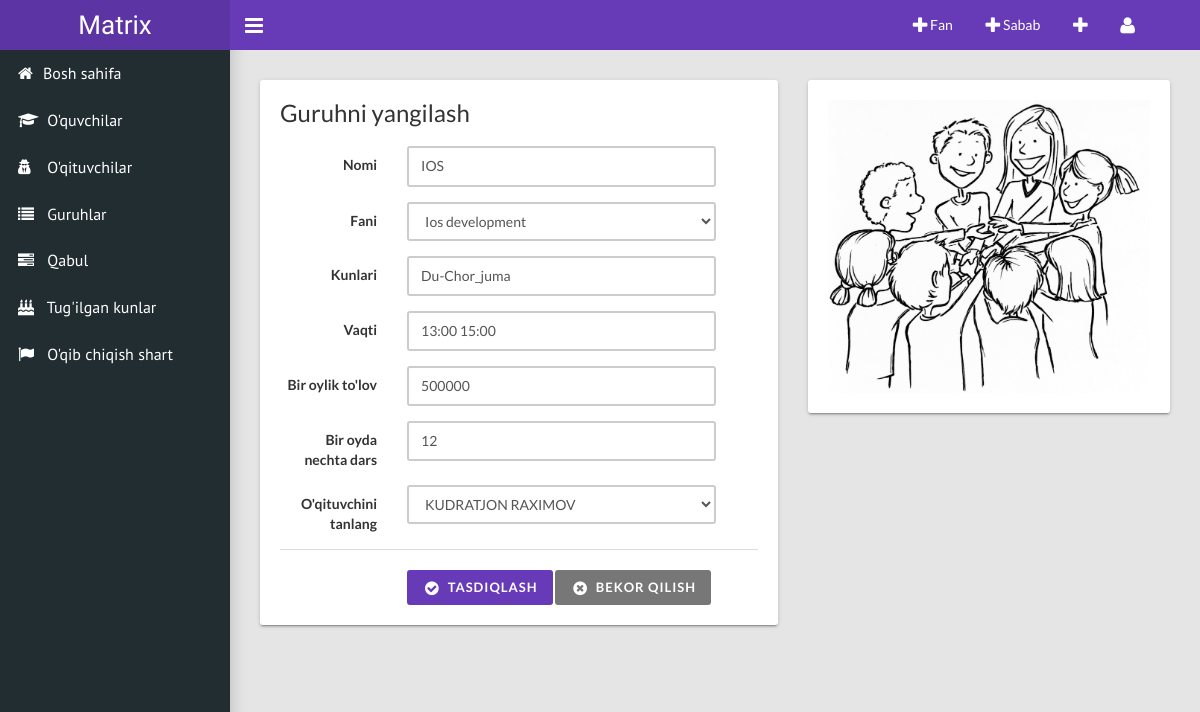
The app's page /update_group/2 with its own data.
### main/models.py (models this page shows, shortened)
class Group(models.Model):
    own = models.ForeignKey(User, related_name="own_group", on_delete=models.CASCADE, blank=True, null=True)
    teacher = models.ForeignKey(Teacher, related_name="group", on_delete=models.CASCADE, blank=True)
    name = models.CharField("Guruh nomi", max_length=350)
    subject = models.ForeignKey(Subjects, related_name="teachers_group", on_delete=models.CASCADE, blank=True)
    time = models.CharField("Vaqti", max_length=50)
    kunlari = models.CharField("Hafta kunlari", max_length=350)
    payment = models.PositiveIntegerField("To'lov", default=0)
    days_in_month = models.PositiveIntegerField("Kun soni", default=0)
    active = models.BooleanField("aktiv/aktiv emas", default=False)

### main/views.py (the view)
# urls.py: path("update_group/<pk>", GroupUpdateView.as_view(), name="update_group"),
class GroupUpdateView(UpdateView):
    model = Group
    form_class = CreateGroupForm
    success_url = '/groups/'
    template_name = "update_group.html"

### main/forms.py
class CreateGroupForm(forms.ModelForm):
    class Meta:
        model = Group
        fields = ['name','subject','kunlari','teacher','payment','days_in_month','time']

### main/context_pro.py (called while the page is built)
def students(request):
    context = {
        'teachers':Teacher.objects.all(),
        'student':Student.objects.all(),
    }
    return context

### main/models.py (called while the page is built)
    def __str__(self):
        return self.name

    def __str__(self):
        return f"{self.name} {self.surname}"

### templates/update_group.html (shortened to what this page needs)
{% extends 'wrapper.html' %}
{% load static %}
{% block content %}
<div class="content-wrapper">
<div class="row">
    <div class="col-md-7">
        <form method="POST" class="form-horizontal" enctype="multipart/form-data">{% csrf_token %}
            <div class="card">
                <h3 class="card-title">Guruhni yangilash</h3>
                <div class="card-body">
                    <div class="form-group">
                        <label class="control-label col-md-3">Nomi</label>
                        <div class="col-md-8">
                            <input value="{{form.name.value}}" name="name" class="form-control" type="text" placeholder="Nomini yozing">
                        </div>
                    </div>
                    <div class="form-group">
                        <label class="control-label col-md-3">Fani</label>
                        <div class="col-md-8">
                            {{form.subject}}
                        </div>
                    </div>
                    <div class="form-group">
                        <label class="control-label col-md-3">Kunlari</label>
                        <div class="col-md-8">
                            <input value="{{form.kunlari.value}}" name="kunlari" class="form-control" placeholder="Qaysi kunlarda bo'lishini yozing">
                        </div>
                    </div>
                    <div class="form-group">
                        <label class="control-label col-md-3">Vaqti</label>
                        <div class="col-md-8">
                            <input name="time" value="{{form.time.value}}" class="form-control" placeholder="13:00-15:00">
                        </div>
                    </div>
                    <div class="form-group">
                        <label class="control-label col-md-3">Bir oylik to'lov</label>
                        <div class="col-md-8">
                            <input value="{{form.payment.value}}" name="payment" type="number" class="form-control" placeholder="Bir oylik to'lovini yozing">
                        </div>
                    </div>
                    <div class="form-group">
                        <label class="control-label col-md-3">Bir oyda nechta dars</label>
                        <div class="col-md-8">
                            <input value="{{form.days_in_month.value}}" name="days_in_month" type="number" class="form-control" placeholder="Qaysi kunlarda bo'lishini yozing">
                        </div>
                    </div>
                    <div class="form-group">
                        <label class="control-label col-md-3">O'qituvchini tanlang</label>
                        <div class="col-md-8">
                            {{form.teacher}}
                        </div>
                    </div>
                </div>
                <div class="card-footer">
                    <div class="row">
                        <div class="col-md-8 col-md-offset-3">
                            <button class="btn btn-primary icon-btn" type="submit"><i class="fa fa-fw fa-lg fa-check-circle"></i>TASDIQLASH</button>
                            <a class="btn btn-default icon-btn" href="{% url 'main:home' %}"><i class="fa fa-fw fa-lg fa-times-circle"></i>BEKOR QILISH</a>
                        </div>
                    </div>
                </div>
            </div>
        </form>
    </div>
    <div class="col-md-5">
        <img style="width: 100%;" class="card" src="/static/images/group.jpg" alt="">
    </div>
</div>
</div>
{% endblock content %}

### records on screen
Group: name "IOS", subject "Ios development", kunlari "Du-Chor_juma", time "13:00 15:00", teacher "KUDRATJON RAXIMOV"
